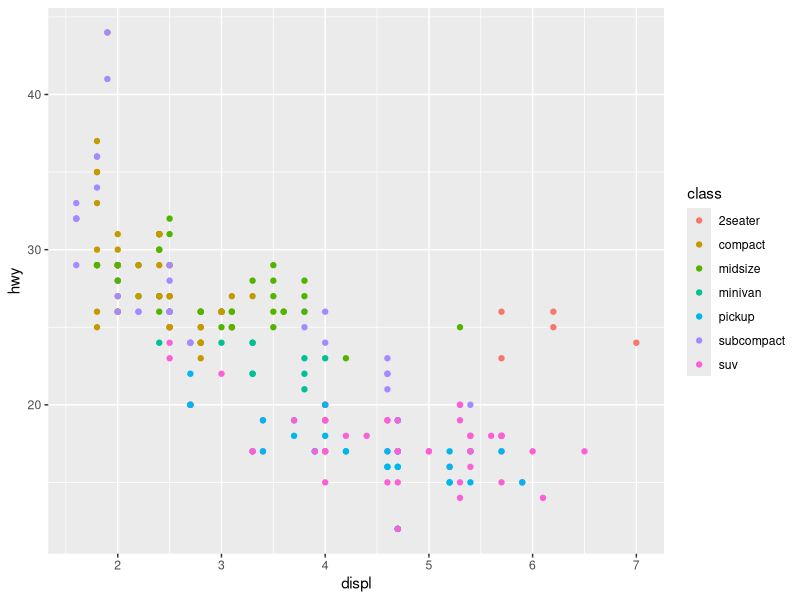
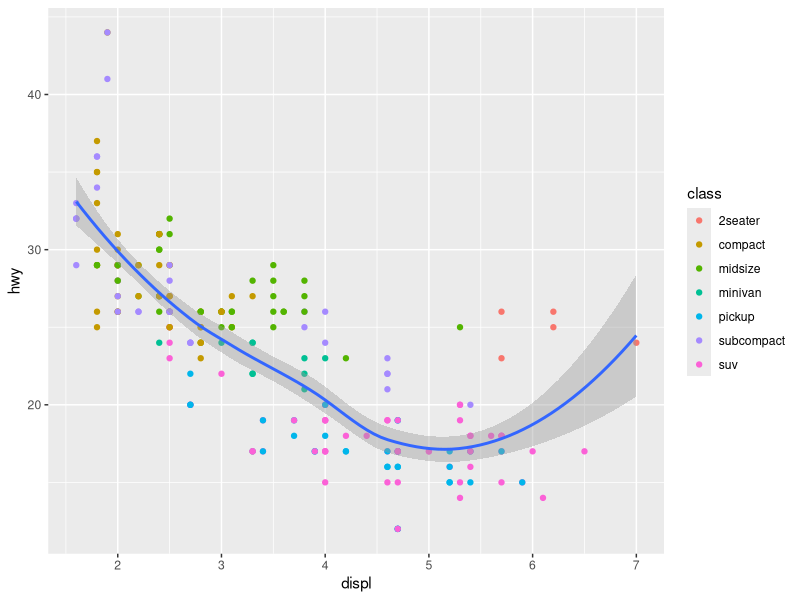
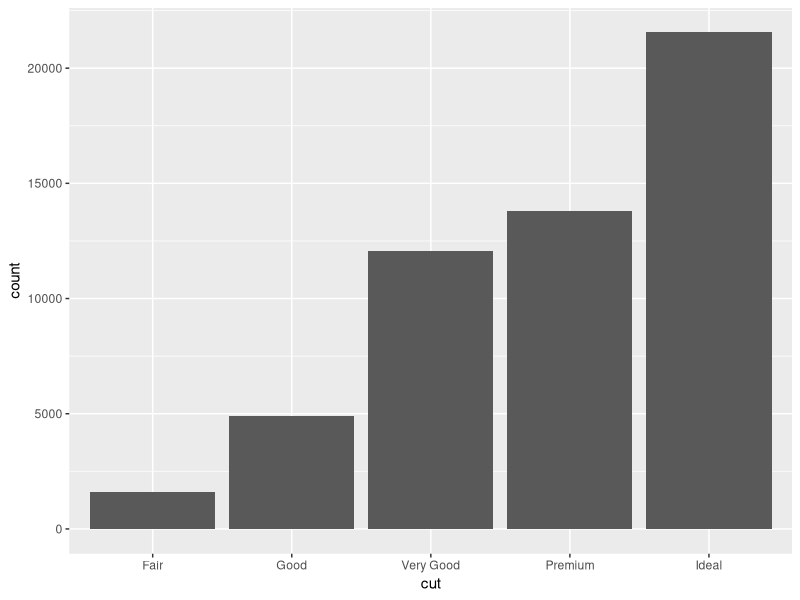

Generate these figures, in order, with R:
library(tidyverse)

mpg

ggplot(data = mpg) +
  geom_point(mapping = aes(x = displ, y = hwy, color = class))

ggplot(data = mpg, mapping = aes(x = displ, y = hwy)) +
  geom_point(mapping = aes(color = class)) +
  geom_smooth()

diamonds

ggplot(data = diamonds) +
  geom_bar(mapping = aes(x = cut))